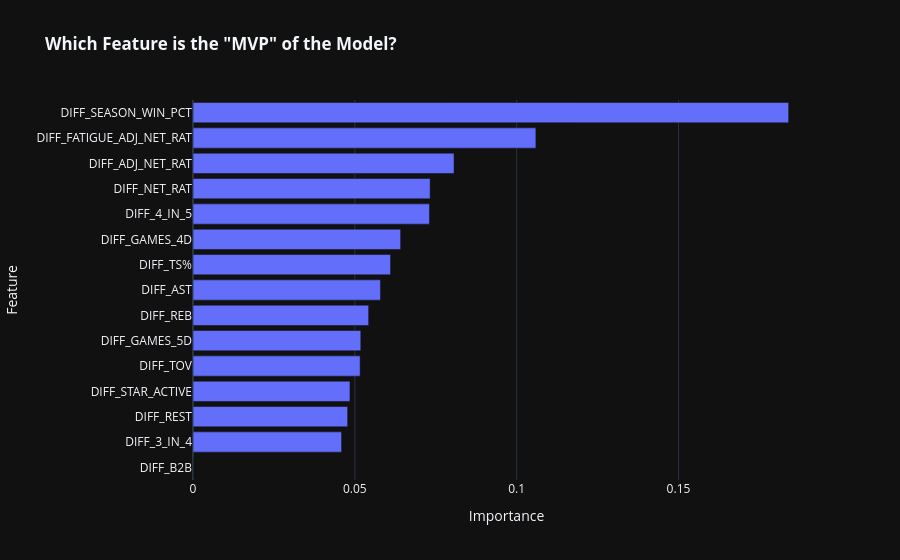

This figure's notebook cell:
### Code cell
import plotly.express as px
import pandas as pd

# Use the best model found by your Grid Search
# If you didn't use Grid Search, change this to 'tuned_model'
best_model = grid_search.best_estimator_

# Get feature importance
importance = best_model.feature_importances_
feature_names = X_train.columns # Use X_train to ensure names match the model

# Create a DataFrame for plotting
fi_df = pd.DataFrame({'Feature': feature_names, 'Importance': importance}).sort_values(by='Importance', ascending=True)

# Plot with Plotly
fig = px.bar(fi_df, x='Importance', y='Feature', orientation='h',
             title='<b>Which Feature is the "MVP" of the Model?</b>',
             template='plotly_dark',
             color_continuous_scale='Viridis')
fig.show()

### Figure 1 — Plotly figure (JSON) as saved in the notebook; plotly's stock layout.template omitted (floating-point values rounded to 4 significant figures)
{"data": [{"hovertemplate": "Importance=%{x}<br>Feature=%{y}<extra></extra>", "legendgroup": "", "marker": {"color": "#636efa", "pattern": {"shape": ""}}, "name": "", "orientation": "h", "showlegend": false, "textposition": "auto", "type": "bar", "x": [0.0, 0.04591, 0.04778, 0.04849, 0.05163, 0.05184, 0.05427, 0.05792, 0.06104, 0.06415, 0.07306, 0.07327, 0.08065, 0.1059, 0.184], "xaxis": "x", "y": ["DIFF_B2B", "DIFF_3_IN_4", "DIFF_REST", "DIFF_STAR_ACTIVE", "DIFF_TOV", "DIFF_GAMES_5D", "DIFF_REB", "DIFF_AST", "DIFF_TS%", "DIFF_GAMES_4D", "DIFF_4_IN_5", "DIFF_NET_RAT", "DIFF_ADJ_NET_RAT", "DIFF_FATIGUE_ADJ_NET_RAT", "DIFF_SEASON_WIN_PCT"], "yaxis": "y"}], "layout": {"barmode": "relative", "legend": {"tracegroupgap": 0}, "title": {"text": "<b>Which Feature is the \"MVP\" of the Model?</b>"}, "xaxis": {"anchor": "y", "domain": [0, 1], "title": {"text": "Importance"}}, "yaxis": {"anchor": "x", "domain": [0, 1], "title": {"text": "Feature"}}}}
